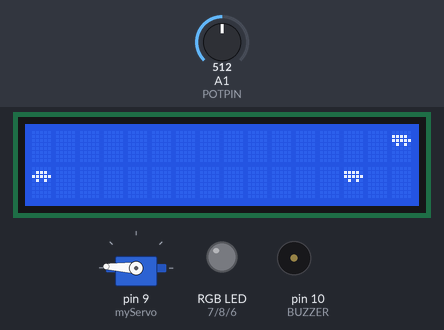
This sketch was run on a simulated Arduino Uno, built with avr-gcc and run on an emulated ATmega328P. Parts: servo, 16×2 character LCD, an RGB LED mixed from three pins (HIGH = lit), buzzer (waves = sounding). The inputs (shaded band) are chosen by the test bench; at power-on: A1 (POTPIN) = 512. Random numbers use the default seed unless the sketch sets one.

Above: at 3.2 s.
3.3 s: A1 (POTPIN) set to 500
At 3.75 s:
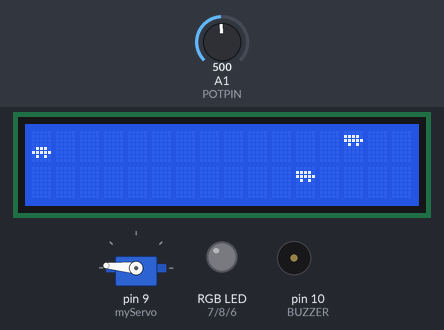
At 4.34 s:
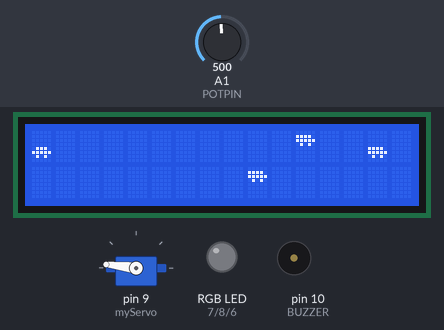
5.9 s: A1 (POTPIN) set to 272
At 8.7 s:
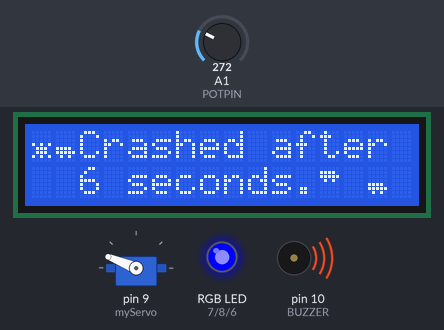
8.9 s: A1 (POTPIN) set to 238
Timing chart, 0 to 26.7 s (numbered marks = the images above; inputs shaded):
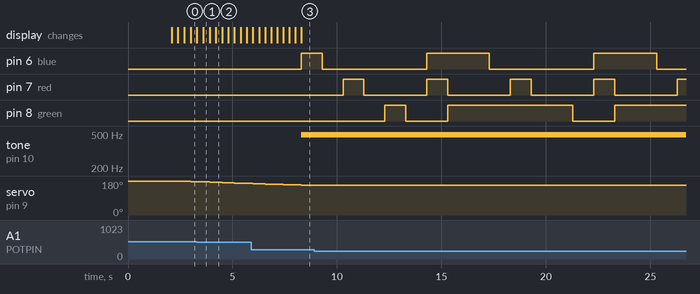

The sketch:

Harith_Aslam_1715531_Car_Crash_Game.ino
```cpp
/* Final Exam :Embedded System Design
 *  Harith Aslam Bin Ahmad Naziri (1715531)
 *  CAR CRASH GAME USING 16x2 LCD display
 *  Components used:
  1. Arduino Uno
  2. LCD 16x2
  3. Potentiometer
  4. Buzzer (didn't function well when servo.attach)
  5. Jumper Wire
  6. RGB LED
*/

#include <Servo.h> // Servo Library
#include <LiquidCrystal.h> // LiquidCrystal display Library

LiquidCrystal lcd(12, 11, 5, 4, 3, 2); //Register Select (12), Enable(11), DB4(5), DB5(4), DB6(3), DB7(2)
Servo myServo;
// Steering wheel potentiometer
const int POTPIN = A1;

// Piezo speaker
const int BUZZER = 10;

// Servo
int val_servo;

//RGB LED
const int blue = 6;//set blue to pin 3
const int red = 7;//set red to pin 5
const int green = 8;//set green to pin 6

const int RANDSEEDPIN = 0; // an analog pin that isn't connected to anything

const int MAXSTEPDURATION = 300; // Start slowly, each step is 1 millisec shorter.
const int MINSTEPDURATION = 150; // This is as fast as it gets

const int NGLYPHS = 6;
// the glyphs will be defined starting from 1 (not 0),
// to enable lcd.print() of null-terminated strings
byte glyphs[NGLYPHS][8] = {
  // 1: car up
  { B00000,
    B01110,
    B11111,
    B01010,
    B00000,
    B00000,
    B00000,
    B00000
  }
  // 2: car down
  , {
    B00000,
    B00000,
    B00000,
    B00000,
    B01110,
    B11111,
    B01010,
    B00000
  }
  // 3: truck up
  , {
    B00000,
    B11110,
    B11111,
    B01010,
    B00000,
    B00000,
    B00000,
    B00000
  }
  // 4: truck down
  , {
    B00000,
    B00000,
    B00000,
    B00000,
    B11110,
    B11111,
    B01010,
    B00000
  }
  // 5: crash up
  , {
    B10101,
    B01110,
    B01110,
    B10101,
    B00000,
    B00000,
    B00000,
    B00000
  }
  // 6: crash down
  , {
    B00000,
    B00000,
    B00000,
    B10101,
    B01110,
    B01110,
    B10101,
    B00000
  }
};

const int CARPOSITIONS = 4;

// Each position is mapped to a column of 2 glyphs
// where car or crash was drawn as 2 glyphs
const char BLANK = 32;
char car2glyphs[CARPOSITIONS][2] = {
  {1, BLANK}, {2, BLANK}, {BLANK, 1}, {BLANK, 2}
};
char truck2glyphs[CARPOSITIONS][2] = {
  {3, BLANK}, {4, BLANK}, {BLANK, 3}, {BLANK, 4}
};
char crash2glyphs[CARPOSITIONS][2] = {
  {5, BLANK}, {6, BLANK}, {BLANK, 5}, {BLANK, 6}
};

const int ROADLEN = 15; // LCD width (not counting the car)
int road[ROADLEN]; // positions of other cars
char line_buff[2 + ROADLEN]; // aux string for drawRoad()
int road_index;
int car_pos;
// Off-the-grid position means empty column, so MAXROADPOS
// determines the probability of a car in a column
// e.g. 3*CARPOSITIONS gives p=1/3
const int MAXROADPOS = 3 * CARPOSITIONS;
int step_duration;

int crash; // true if crashed
unsigned int crashtime; // millis() when crashed
const int CRASHSOUNDDURATION = 250;

const char *INTRO1 = "Trucks ahead,";
const char *INTRO2 = "Drive carefully";
const int INTRODELAY = 2000;

void setup()
{
  crash = crashtime = road_index = 0;
  step_duration = MAXSTEPDURATION;
  line_buff[1 + ROADLEN] = '\0'; // null terminate it
  randomSeed(analogRead(RANDSEEDPIN));
  for (int i = 0; i < NGLYPHS; i++) {
    lcd.createChar(i + 1, glyphs[i]);
  }
  for (int i = 0; i < ROADLEN; i++) {
    road[i] = -1;
  }
  pinMode(blue, OUTPUT);//set blue as an output
  pinMode(red, OUTPUT);//set red as an output
  pinMode(green, OUTPUT);//set green as an output
  myServo.attach(9);
  myServo.write(180);
  pinMode(BUZZER, OUTPUT);
  analogWrite(BUZZER, 0); // to be on the safe side
  lcd.begin(16, 2);
  getSteeringWheel();
  drawRoad();
  lcd.setCursor(1, 0);
  lcd.print(INTRO1);
  lcd.setCursor(1, 1);
  lcd.print(INTRO2);
  delay(INTRODELAY);

}

void loop() {
  unsigned long now = millis() - INTRODELAY;

  val_servo = map(now, 0, 50000, 180, 0);//here I consider 50second is very hard
                                         //which makes the toy car is at final line (the player is on top of the level)
                                         //servo value is mapped by the time of the game played
  if (!crash) {
    getSteeringWheel();
    crash = (car_pos == road[road_index]);
    myServo.write(val_servo); //toy car moved slowly till 50secs
  }
  if (crash) {
    if (!crashtime) {
      crashtime = now;
      drawRoad();
      // Game over text
      // (keep first 2 "crash" columns intact)
      lcd.setCursor(2, 0);
      lcd.print("Crashed after");
      lcd.setCursor(2, 1);
      lcd.print(now / 1000);
      lcd.print(" seconds.");
    }
    while ((now - crashtime) < CRASHSOUNDDURATION) {
      analogWrite(BUZZER, random(255)); // white noise

      digitalWrite(blue, HIGH); //color sequence for cycling through blue, red, green. One at a time.
      delay(1000);
      digitalWrite(blue, LOW);
      delay(1000);
      digitalWrite(red, HIGH);
      delay(1000);
      digitalWrite(red, LOW);
      delay(1000);
      digitalWrite(green, HIGH);
      delay(1000);
      digitalWrite(green, LOW);
      delay(1000);

      digitalWrite(blue, HIGH);//color sequence for purple
      digitalWrite(red, HIGH);
      digitalWrite(green, LOW);
      delay(1000);
      digitalWrite(blue, HIGH);//color sequence for turquoise
      digitalWrite(green, HIGH);
      digitalWrite(red, LOW);
      delay(1000);
    }

    while ((now - crashtime) > CRASHSOUNDDURATION) {
      analogWrite(BUZZER, 0); // dramatic post-crush silence :)
    }
    delay(10); // Wait a bit between writes
  }
  else {

    int prev_pos = road[(road_index - 1) % ROADLEN];
    int this_pos = random(MAXROADPOS);
    while (abs(this_pos - prev_pos) < 2) { // don't jam the road
      this_pos = random(MAXROADPOS);
    }
    road[road_index] = this_pos;
    road_index = (road_index + 1) % ROADLEN;
    drawRoad();
    delay(step_duration);
    if (step_duration > MINSTEPDURATION) {
      step_duration--; // go faster
    }
  }
}
void getSteeringWheel() {
  car_pos = map(analogRead(POTPIN), 0, 1024, 0, CARPOSITIONS);
}

void drawRoad() {
  for (int i = 0; i < 2; i++) {
    if (crash) {
      line_buff[0] = crash2glyphs[car_pos][i];
    }
    else {
      line_buff[0] = car2glyphs[car_pos][i];
    }
    for (int j = 0; j < ROADLEN; j++) {
      int pos = road[(j + road_index) % ROADLEN];
      line_buff[j + 1] = pos >= 0 && pos < CARPOSITIONS ? truck2glyphs[pos][i] : BLANK;
    }
    lcd.setCursor(0, i);
    lcd.print(line_buff);
  }
}
```

Measured:
- the behaviour switches between 512 and 511 on A1 (POTPIN) (found by bisection; images 0 and 1)
- by itself, pin 6 (blue): alternates HIGH for 3.0 s and LOW for 5.0 s
- by itself, pin 7 (red): alternates HIGH for 1.0 s and LOW for 3.0 s
